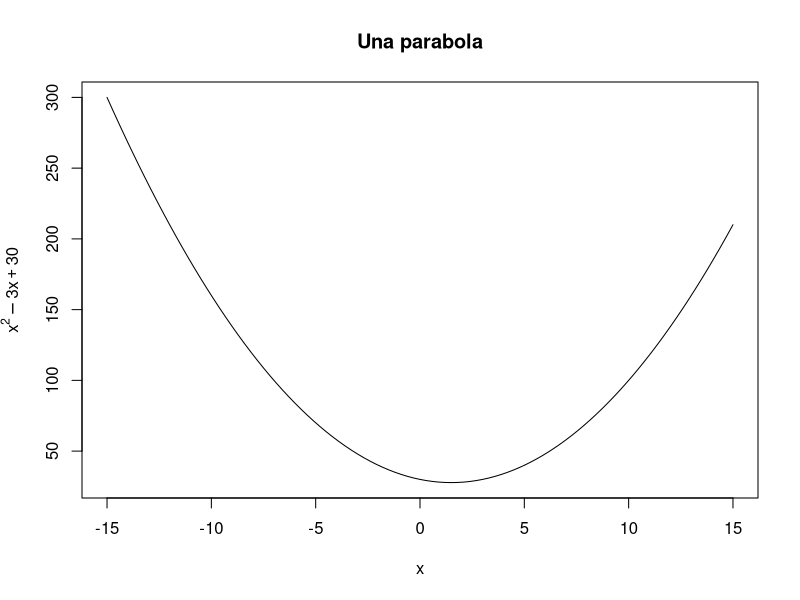
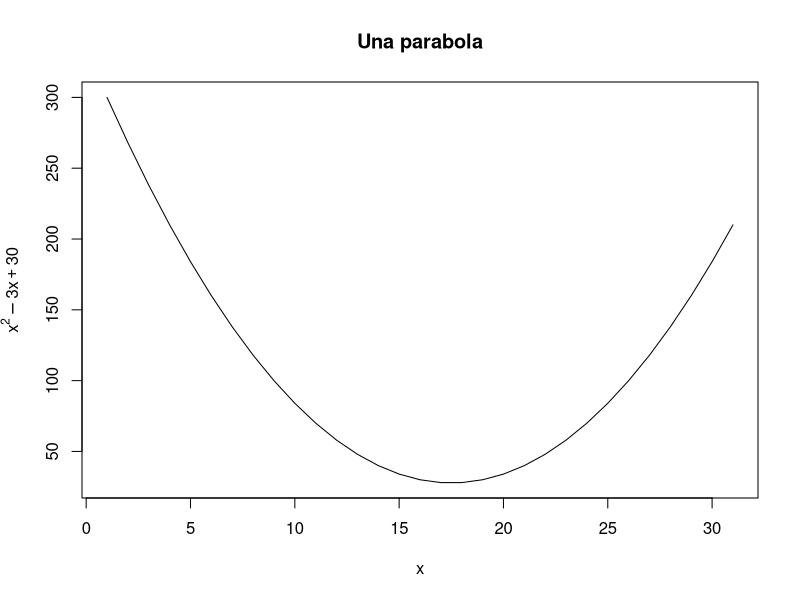
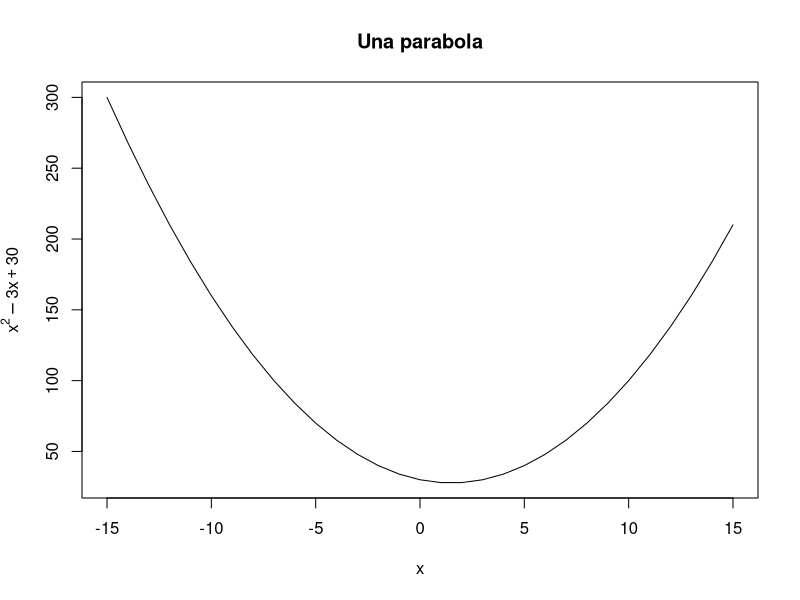
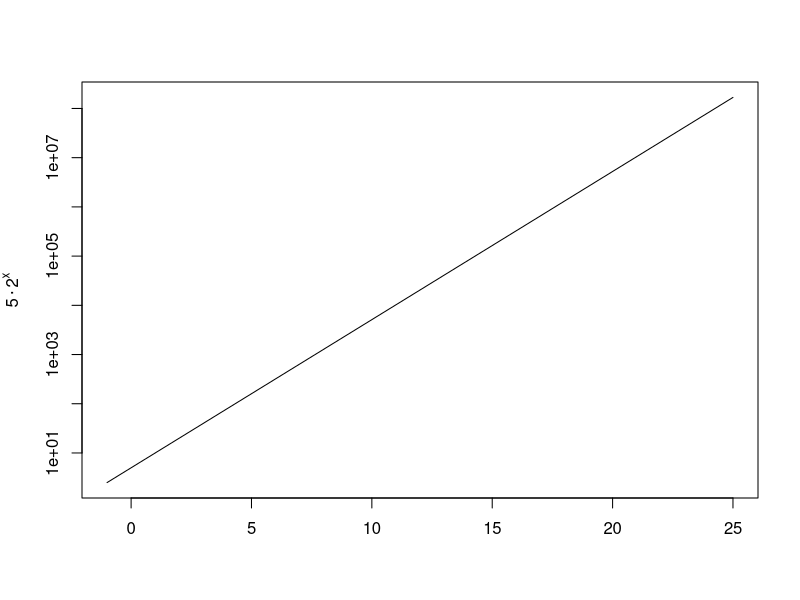
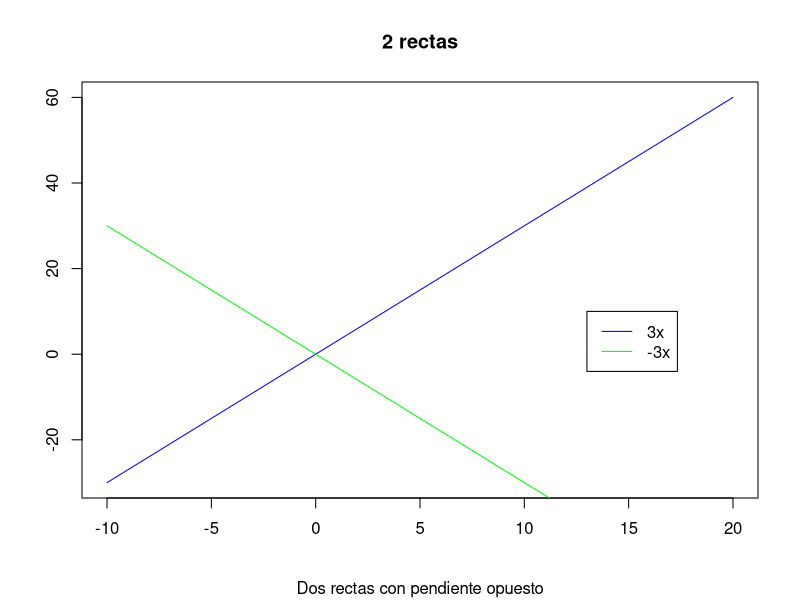

These figures' R source, in order:
## ---- chunk 1
knitr::opts_chunk$set(echo = TRUE)
## ---- chunk 2
curve(x ^ 2 - 3 * x + 30, -15, 15, main = "Una parabola", 
      xlab = expression(x), ylab = expression(y = x ^ 2 - 3 * x + 30))
## ---- chunk 3
f = function(x){ x ^ 2 - 3 * x + 30}
I = c(-15:15)
plot(f(I), type = "l",  main = "Una parabola", 
      xlab = expression(x), ylab = expression(y = x ^ 2 - 3 * x + 30)) # Incorrecta
plot(I, f(I), type = "l",  main = "Una parabola", 
      xlab = expression(x), ylab = expression(y = x ^ 2 - 3 * x + 30)) # Correcta
## ---- chunk 4
curve(5 * 2 ^ x, -1, 25, log = "y", 
      ylab = expression(y = 5 %.% 2 ^ x), xlab = "") 
## ---- chunk 5
curve(3 * x, -10, 20, xlab = "", ylab = "",
      col = "blue", main = "2 rectas", sub = "Dos rectas con pendiente opuesto") 
curve(-3 * x, col = "green", add = TRUE) 
legend(13, 10, legend = c("3x","-3x"), lty = c(1, 1), col = c("blue", "green"))
## ---- chunk 6
#abline(h = 0, col = "red", lwd = 5)
## ---- chunk 7
#abline(7, 2, col = "blue", lwd = 2)
